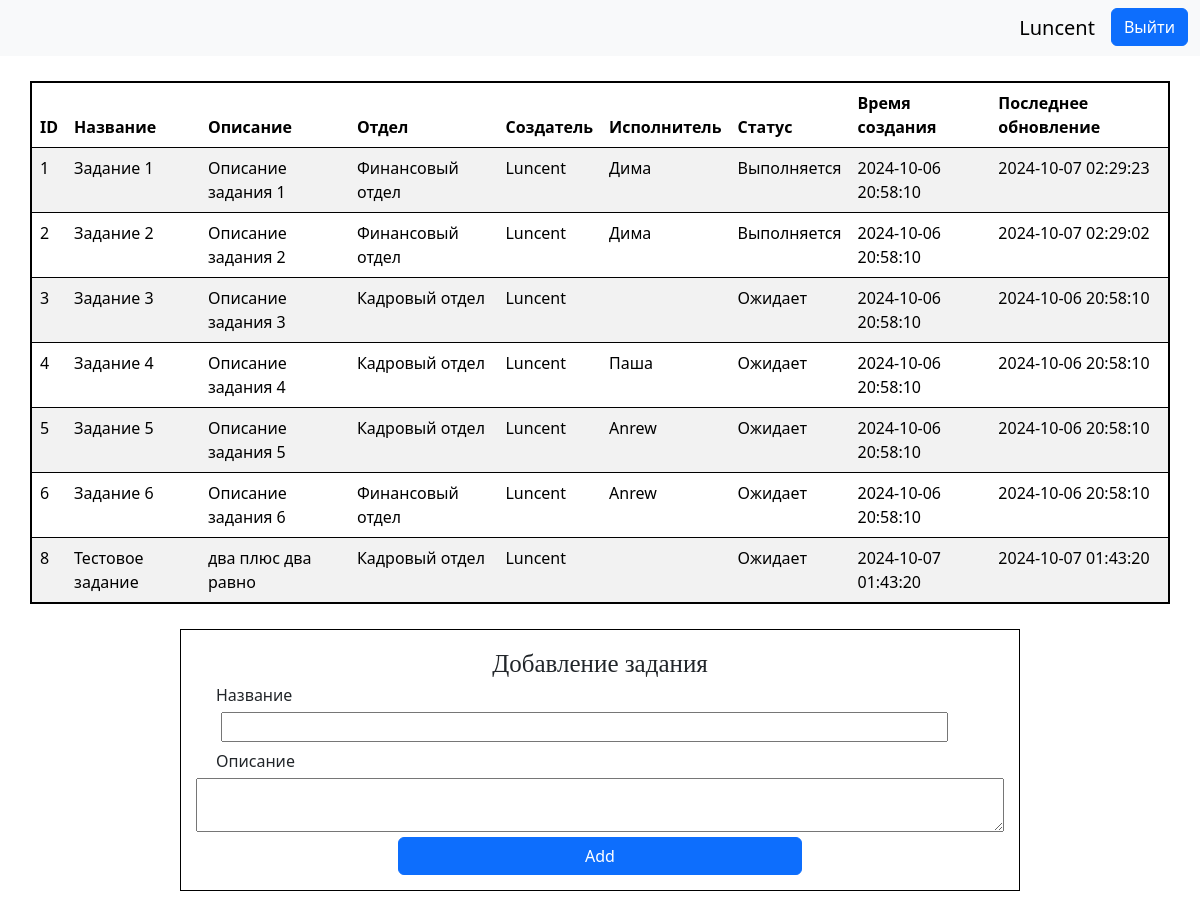
The page /views/tasksPage.php (signed in) on the database its author committed.
### tables this page shows
CREATE TABLE `tasks` (
  `id` int NOT NULL,
  `title` varchar(255) NOT NULL,
  `description` text NOT NULL,
  `department_id` int NOT NULL,
  `created_by` int NOT NULL,
  `assigned_to` int DEFAULT NULL,
  `status` text NOT NULL,
  `created_at` datetime NOT NULL,
  `updated_at` datetime NOT NULL
);

CREATE TABLE `departments` (
  `id` int NOT NULL,
  `name` varchar(128) NOT NULL
);

CREATE TABLE `users` (
  `id` int NOT NULL,
  `login` varchar(50) NOT NULL,
  `password` varchar(50) NOT NULL,
  `role` varchar(30) NOT NULL,
  `department_id` int DEFAULT NULL
);

### Dao/pdo.php (called while the page is built, shortened)
<?php
    function getConnection(){
        $servername = "localhost";
        $userName="root";
        $password = "root";
        $database = "db1";
        $conn = new PDO("mysql:host=$servername; dbname=$database", $userName, $password);
        $conn->setAttribute(PDO::ATTR_ERRMODE, PDO::ERRMODE_EXCEPTION);
        return $conn;
    }
?>

### Dao/TasksDao.php (called while the page is built, shortened)
<?php
require_once "pdo.php";
class TaskDAO {
    public static function getTasksByCreator($created_by) {
        $stmt = getConnection()->prepare("
            SELECT t.*,
                   u1.login AS creator_login,
                   u2.login AS assignee_login,
                   d.name AS department_name
            FROM tasks t
            LEFT JOIN users u1 ON t.created_by = u1.id
            LEFT JOIN users u2 ON t.assigned_to = u2.id
            LEFT JOIN departments d ON t.department_id = d.id
            WHERE t.created_by = ?
        ");
        $stmt->execute([$created_by]);
        return $stmt->fetchAll(PDO::FETCH_OBJ);
    }
}

### Controlers/getTasksController.php (called while the page is built, shortened)
<?php
    require_once "../Dao/TasksDao.php";
class GetTasksController{
    public static function selectTasksEmployer($employer_id){
        try{
            $_SESSION["department_my_employerTasks"]=TaskDAO::getTasksByCreator($employer_id);
        }catch(Exception $ex){
            MySessionHandler::addErrorMessage("Ошибка при выборке данных. ".$ex->getMessage());
        }
    }
}
?>

### views/Components/tasksTable.php (the view, shortened to what this page needs)
<?php
    if($_SESSION["user"]->role == "начальник отдела"){
?>
<table class="table table-striped table-hover tableBorder">
    <thead class="th-dark">
        <th>ID</th>
        <th>Название</th>
        <th>Описание</th>
        <th>Отдел</th>
        <th>Создатель</th>
        <th>Исполнитель</th>
        <th>Статус</th>
        <th>Время создания</th>
        <th>Последнее обновление</th>
    </thead>
    <tbody>
        <?php if(isset($_SESSION["department_my_employerTasks"])){?>
            <?php foreach($_SESSION["department_my_employerTasks"] as $task){?>
                <tr>
                    <td><?php echo $task->id?></td>
                    <td><?php echo $task->title?></td>
                    <td><?php echo $task->description?></td>
                    <td><?php echo $task->department_name?></td>
                    <td><?php echo $task->creator_login?></td>
                    <td><?php echo $task->assignee_login?></td>
                    <td><?php echo $task->status?></td>
                    <td><?php echo $task->created_at?></td>
                    <td><?php echo $task->updated_at?></td>
                </tr>
            <?php }?>
        <?php } ?>
    </tbody>
</table>
<?php } ?>

### css/styles.css (style rules this page uses)
.tableBorder { margin: 0 auto; width: 95%; border: 2px solid black; margin-bottom: 25px; }

### rows shown on the page
tasks: id "1", title "Задание 1", description "Описание задания 1", department.name "Финансовый отдел", users.login "Luncent", users.login "Дима", status "Выполняется", created_at "2024-10-06 20:58:10", updated_at "2024-10-07 02:29:23"
tasks: id "2", title "Задание 2", description "Описание задания 2", department.name "Финансовый отдел", users.login "Luncent", users.login "Дима", status "Выполняется", created_at "2024-10-06 20:58:10", updated_at "2024-10-07 02:29:02"
tasks: id "3", title "Задание 3", description "Описание задания 3", department.name "Кадровый отдел", users.login "Luncent", status "Ожидает", created_at "2024-10-06 20:58:10", updated_at "2024-10-06 20:58:10"
tasks: id "4", title "Задание 4", description "Описание задания 4", department.name "Кадровый отдел", users.login "Luncent", users.login "Паша", status "Ожидает", created_at "2024-10-06 20:58:10", updated_at "2024-10-06 20:58:10"
tasks: id "5", title "Задание 5", description "Описание задания 5", department.name "Кадровый отдел", users.login "Luncent", users.login "Anrew", status "Ожидает", created_at "2024-10-06 20:58:10", updated_at "2024-10-06 20:58:10"
tasks: id "6", title "Задание 6", description "Описание задания 6", department.name "Финансовый отдел", users.login "Luncent", users.login "Anrew", status "Ожидает", created_at "2024-10-06 20:58:10", updated_at "2024-10-06 20:58:10"
tasks: id "8", title "Тестовое задание", description "два плюс два равно", department.name "Кадровый отдел", users.login "Luncent", status "Ожидает", created_at "2024-10-07 01:43:20", updated_at "2024-10-07 01:43:20"

### other values the page prints
$_SESSION["user"]->login "Luncent"
